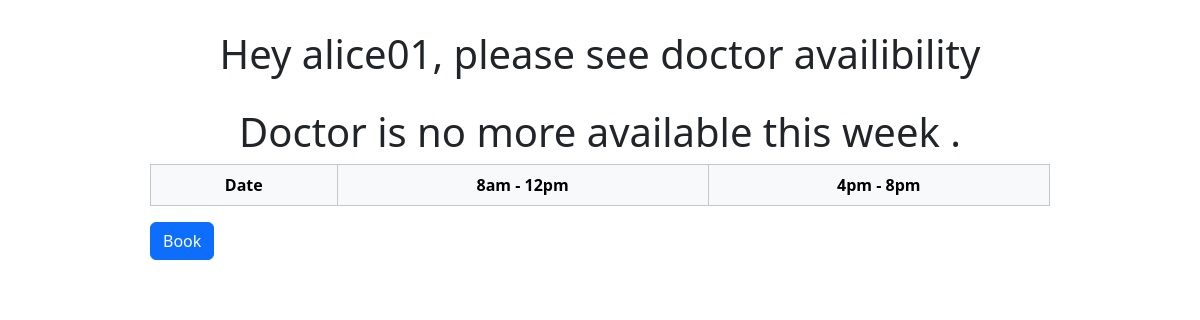
Before: /dashboard/patient/Cardiology/Dr. Alice Smith/alice01/availibility (signed in) with the older database file.
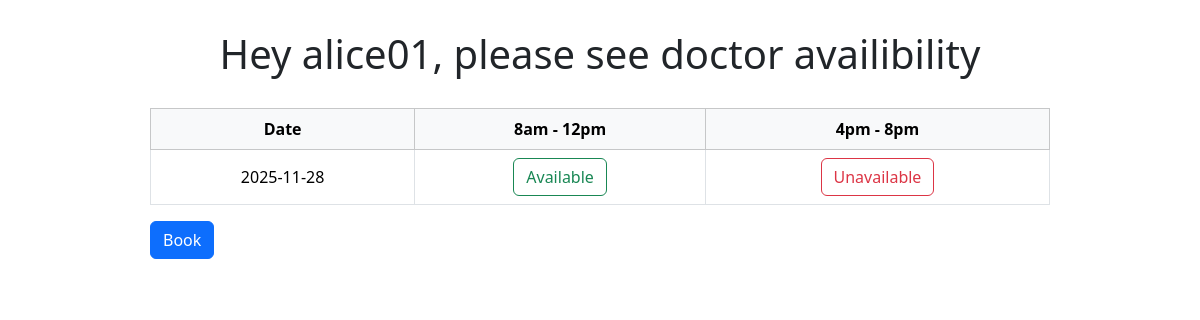
After: the same page with the newer database file.
### models/models.py (models this page shows)
class DoctorAvailibility(db.Model):
    id=db.Column(db.Integer(),primary_key=True)
    username=db.Column(db.String(50),nullable = False)
    date=db.Column(db.Date(),nullable=False)
    time1=db.Column(db.Integer(),default=0)
    time2=db.Column(db.Integer(),default=0)

### controllers/provideAvailibilityToPatient.py (the view)
@provideAvailibilityToPatient.route("/dashboard/patient/<string:specialization>/<string:fullname>/<string:username>/availibility", methods=['GET','POST'])
def provideAvailibilityToThePatient(specialization,fullname,username):
    print(specialization,fullname,username)
    currentdate = datetime.date.today()
    docavailibility={}
    next7date=currentdate+datetime.timedelta(days=6)
    getAvailibility = DoctorAvailibility.query.filter(
    DoctorAvailibility.username == username,
    DoctorAvailibility.date>=currentdate,
    DoctorAvailibility.date<=next7date).order_by(DoctorAvailibility.date).all()
    for lol in getAvailibility:
        docavailibility[lol.date]=[lol.time1,lol.time2]
    print(getAvailibility)
    x=docavailibility.keys()
    print(x)
    for al in docavailibility.items():
        print(al[1][0],al[1][1])
    docavailibility = {date.isoformat(): slots for date, slots in docavailibility.items()}
    if(len(x)==0):
        return render_template("showDoctorAvailibilityToPatient.html",docavailibility=None,x=x)
    return render_template("showDoctorAvailibilityToPatient.html",docavailibility=docavailibility)

### templates/showDoctorAvailibilityToPatient.html (shortened to what this page needs)
<!DOCTYPE html>
<html lang="en">
<head>
    <link href="https://cdn.jsdelivr.net/npm/bootstrap@5.3.2/dist/css/bootstrap.min.css" rel="stylesheet">
</head>
<body>
    <h1>Hey {{session['user']}}, please see doctor availibility</h1>
    <div class="table-container">
         <table class="table table-bordered text-center align-middle">
            <thead class="table-light">
                <tr>
                    <th>Date</th>
                    <th>8am - 12pm</th>
                    <th>4pm - 8pm</th>
                </tr>
            </thead>
            {% if docavailibility==None %}
            <h1>Doctor is no more available this week .</h1>
            {% else %}
            <tbody>
                {% for date, times in docavailibility.items() %}
                <tr>
                    <td>{{date}}</td>
                    <td>
                    {%if times[0] == 0%}
                    <button class="btn btn-outline-danger" onclick=errorOnUnavailable()>Unavailable</button>
                    {%else%}
                    <button class="btn btn-outline-success" onclick="setDateAndTimeSlotOnSelect('{{ date }}','8am - 12pm',this)">Available</button>
                    {%endif%}
                    </td>
                    <td>
                    {%if times[1] == 0%}
                    <button class="btn btn-outline-danger" onclick=errorOnUnavailable()>Unavailable</button>
                    {%else%}
                    <button class="btn btn-outline-success" onclick="setDateAndTimeSlotOnSelect('{{ date }}','4pm - 8pm',this)">Available</button>
                    {%endif%}
                    </td>
                    {%endfor%}
                    </tr>
            </tbody>
            {%endif%}
            </table>
            <button class="btn btn-primary" onclick=bookSlot(date,timeslot)>Book</button>
    </div>
</body>
</html>

### templates/showDoctorAvailibilityToPatient.html (style rules this page uses)
.table-container { margin: 30px auto; max-width: 900px; }
h1 { text-align: center; margin-top: 30px; }

Changed rows visible on the page:
added DoctorAvailibility: user "alice01"
Other visible differences:
{{ session['user'] }}: "alice01" → (not shown)
new list line: "2025-11-28 Available Unavailable"
text no longer shown: "Doctor is no more available this week ."
